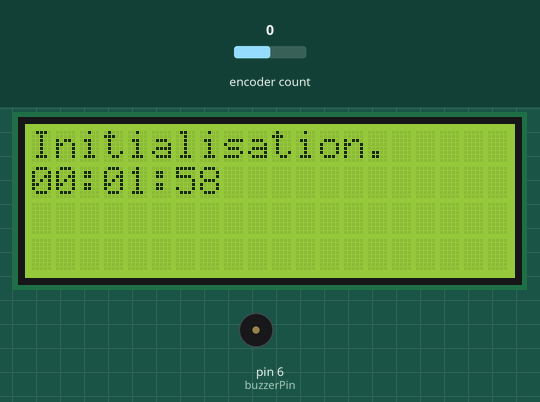
Simulated run of this sketch. Board: Arduino Uno, built with avr-gcc and run on an emulated ATmega328P. Shown: 20×4 character LCD, buzzer (waves = sounding, pin HIGH). Inputs (shaded band) come from the test bench; at power-on: encoder count 0. What the sketch prints to the serial monitor is not drawn.

Above: at 1.2 s.
1.3 s: encoder count set to 1
3.5 s: encoder count set to 0
At 5.4 s:
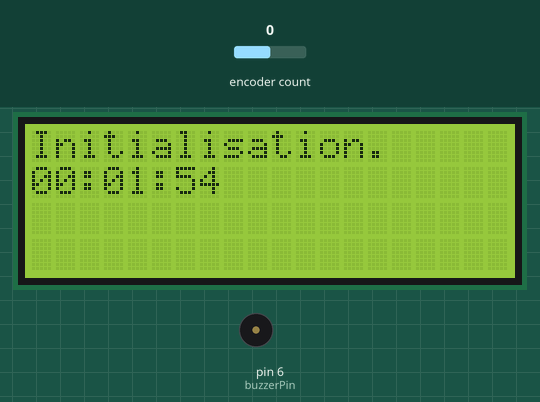
At 8.8 s:
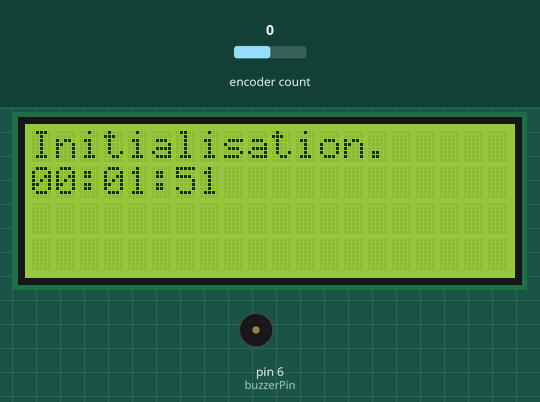
Timing chart, 0 to 10.3 s (numbered marks = the images above; inputs shaded):
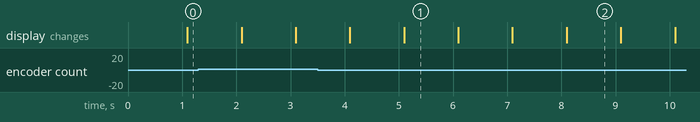

The sketch:

timer_kitchen.ino
```cpp
#define DEBUG 1

//
//    Encoder
//

#include <SimpleRotary.h>

SimpleRotary rotary(A0,A1,A2);

//
//     Temps
//
int volatile secondes=120;

//
//  Affichage
//
#include <Wire.h>
#include <LiquidCrystal_I2C.h>
LiquidCrystal_I2C lcd(0x27,20,4);  // set the LCD address to 0x27 for a 16 chars and 2 line display

boolean volatile updateScreen = false;

//
//   Buzzer
//
int buzzerPin = 6;

void setup()
{
  pinMode(buzzerPin, OUTPUT);
//  tone(buzzerPin, 1000, 500);
  Serial.begin(9600);
  Serial.println();
  Serial.println("Initialisation");
  lcd.init();                      // initialize the lcd
  // Print a message to the LCD.
  lcd.backlight();
  lcd.setCursor(0,0);
  lcd.print("Initialisation");
  lcd.print(".");
  lcd.setCursor(0,1);
  printTime();
  cli();          // turn interrupts off
                  // set timer1 interrupt at 1Hz
  TCCR1A = 0;     // set entire TCCR1A register to 0
  TCCR1B = 0;     // same for TCCR1B
  TCNT1  = 0;     // initialize counter value to 0
                  // set compare match register for 1hz increments
  OCR1A = 15624;  // = (16*10^6) / (1*1024) - 1 (must be <65536)
                  // turn on CTC mode
  TCCR1B |= (1 << WGM12);               // Set CS12 and CS10 bits for 1024 prescaler
  TCCR1B |= (1 << CS12) | (1 << CS10);  // enable timer compare interrupt
  TIMSK1 |= (1 << OCIE1A);

  sei();           //allow interrupts
}

void loop()
{
  if (secondes<0) {
    TCCR1B = 0;//stop timer
    updateScreen = false;
    secondes=0;
  beep();
  delay(500);
  beep();
  delay(500);
  beep();

  }
  if (updateScreen) {
    printTime();
    updateScreen = false;
  }

  byte i;

  // 0 = not turning, 1 = CW, 2 = CCW
  i = rotary.rotate();

  if ( i == 1 ) {
    Serial.println("CW");
  }

  if ( i == 2 ) {
    Serial.println("CCW");
  }

}

void printTime() {
  if (secondes<0) return;
  char msg[9];
  int hh = secondes / 3600;
  int mm = (secondes - 3600*hh) / 60;
  int ss = secondes - 3600*hh - 60*mm;
  sprintf(msg,"%02d:%02d:%02d",hh,mm,ss);
  lcd.setCursor(0,1);
  lcd.print(msg);
#ifdef DEBUG
  Serial.print("printTime : ");
  Serial.println(msg);
#endif
}

void beep() {
  tone(buzzerPin,2200); // then buzz by going high
    tone(buzzerPin,1000);
    tone(buzzerPin,500);
    tone(buzzerPin,200);
    tone(buzzerPin,500);
    delayMicroseconds(10000);    // waiting
    noTone(buzzerPin);  // going low
    delayMicroseconds(10000);    // and waiting more
    tone(buzzerPin,2200);
    tone(buzzerPin,1000);
    delayMicroseconds(10000);    // waiting
    noTone(buzzerPin);  // going low
    delayMicroseconds(10000);    // and waiting more
    tone(buzzerPin,100);
    delayMicroseconds(10000);    // waiting
    noTone(buzzerPin);  // going low
    delayMicroseconds(10000);    // and waiting more
    tone(buzzerPin,100);
    delayMicroseconds(10000);    // waiting
    noTone(buzzerPin);  // going low
    delayMicroseconds(10000);    // and waiting more
}

ISR(TIMER1_COMPA_vect){   //timer1 interrupt 1Hz
  secondes = secondes-1;
  updateScreen = true;
}
```

Measured:
- what the display in image 1 shows lasts 1.0 s, from 5.1 s to 6.1 s
